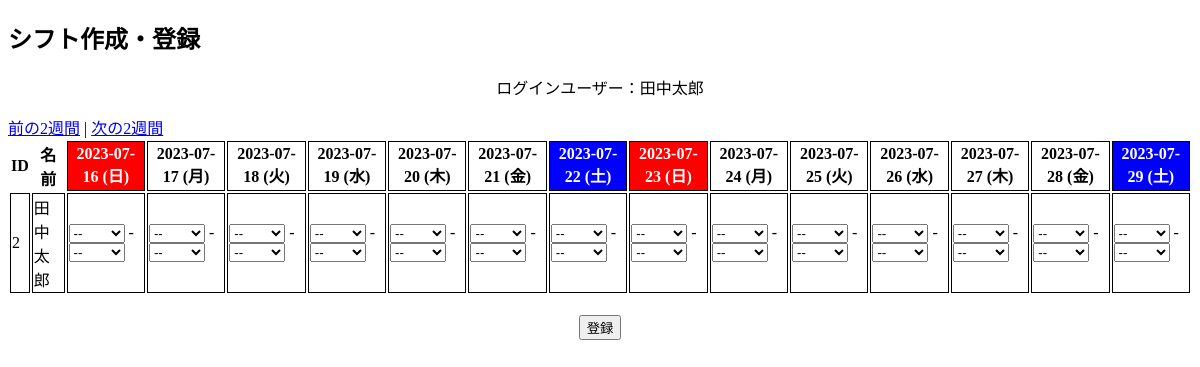
Page /9-1.php?date=2023-07-16 (signed in) on the committed database.
### tables this page shows
CREATE TABLE `arubaito_table` (
  `バイトID` int(11) NOT NULL AUTO_INCREMENT,
  `名前` varchar(30) DEFAULT NULL,
  `電話番号` varchar(30) DEFAULT NULL,
  `時給` decimal(8,0) NOT NULL,
  PRIMARY KEY (`バイトID`)
);

### htdocs/9-1.php (the view, shortened to what this page needs)
<!DOCTYPE html>
<html lang="ja">
<head>
    <link rel="stylesheet" href="9-1.css">
</head>
<body>
    <form action="9-1.php" method="post">
        <h2 style="text-align:left">シフト作成・登録</h2>
        <?php
        require_once("db.php");
        if (isset($_SESSION["name"])) {
            $name = $_SESSION["name"];
            echo "<p style='text-align:center'>ログインユーザー：$name</p>";
        } else {
            header("Location: 6.php");
            exit;
        }
        $stmt = $db->query("SELECT * FROM arubaito_table WHERE 名前 = '$name'");
        $staff_data = $stmt->fetchAll(PDO::FETCH_ASSOC);
        if (isset($_GET['date'])) {
            $start_date = new DateTime($_GET['date']);
        } else {
            $next_sunday = strtotime('next Sunday +1 month');
            $next_sunday_date = date('Y-m-d', $next_sunday);
            $start_date = new DateTime($next_sunday_date);
        }
        $end_date = clone $start_date;
        $end_date->add(new DateInterval('P13D'));
        $prev_start_date = clone $start_date;
        $prev_start_date->sub(new DateInterval('P14D'));
        $next_start_date = clone $start_date;
        $next_start_date->add(new DateInterval('P14D'));
        $weekdays = ['日', '月', '火', '水', '木', '金', '土'];
        echo "<a href='?date={$prev_start_date->format('Y-m-d')}'>前の2週間</a> | ";
        echo "<a href='?date={$next_start_date->format('Y-m-d')}'>次の2週間</a>";
        echo "<table>";
        echo "<tr><th>ID</th><th>名前</th>";
        $current_date = clone $start_date;
        while ($current_date <= $end_date) {
            $date = $current_date->format('Y-m-d');
            $weekday = $weekdays[$current_date->format('w')];
            $cell_style = '';
            if ($weekday === '土') {
                $cell_style = 'background-color: blue; color: white;';
            } elseif ($weekday === '日') {
                $cell_style = 'background-color: red; color: white;';
            }
            echo "<th style='border: 1px solid black; $cell_style'>$date ($weekday)</th>";
            $current_date->add(new DateInterval('P1D'));
        }
        echo "</tr>";
        foreach ($staff_data as $staff) {
            $id = $staff['バイトID'];
            $name = $staff['名前'];
            echo "<tr>";
            echo "<td style='border: 1px solid black;'>$id</td>";
            echo "<td style='border: 1px solid black;'>$name</td>";
            $current_date = clone $start_date;
            while ($current_date <= $end_date) {
                $date = $current_date->format('Y-m-d');
                $start_time_name = "shift[$id][$date][start_time]";
                $start_time_id = "start_time_$id" . "_" . $current_date->format('Ymd');
                $start_time_html = "<select name='$start_time_name' id='$start_time_id'>";
                $start_time_html .= "<option value='---'>--</option>";
                for ($hour = 9; $hour <= 22; $hour++) {
                    $time = str_pad($hour, 2, '0', STR_PAD_LEFT) . ":00";
                    $selected = '';
                    $start_time_html .= "<option value='$time' $selected>$time</option>";
                }
                $start_time_html .= "</select>";
                $end_time_name = "shift[$id][$date][end_time]";
                $end_time_id = "end_time_$id" . "_" . $current_date->format('Ymd');
                $end_time_html = "<select name='$end_time_name' id='$end_time_id'>";
                $end_time_html .= "<option value='---'>--</option>";
                for ($hour = 10; $hour <= 23; $hour++) {
                    $time = str_pad($hour, 2, '0', STR_PAD_LEFT) . ":00";
                    $selected = '';
                    $end_time_html .= "<option value='$time' $selected>$time</option>";
                }
                $end_time_html .= "</select>";
                echo "<td style='border: 1px solid black;'>$start_time_html - $end_time_html</td>";
                $current_date->add(new DateInterval('P1D'));
            }
            echo "</tr>";
        }
        echo "</table>";
        echo "<div style='text-align: center; margin-top: 20px;'>";
        echo "<input type='submit' value='登録'>";
        echo "</div>";
        ?>
    </form>
</body>
</html>

### rows in the picture
arubaito_table: バイトID "2", 名前 "田中太郎", バイトID "--"

### other values in the picture
$name "田中太郎"
$date "2023-07-16"
$weekday "日"
$date "2023-07-17"
$weekday "月"
$date "2023-07-18"
$weekday "火"
$date "2023-07-19"
$weekday "水"
$date "2023-07-20"
$weekday "木"
$date "2023-07-21"
$weekday "金"
$date "2023-07-22"
$weekday "土"
